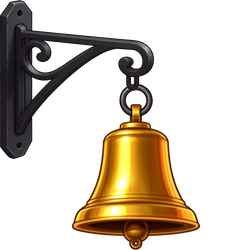
#> input picture src/assets/props/bell-meta-rest-source.png, 240 x 250 px, found by its file name
$ python build-bell-meta.py
#> lines starting #> are read from the running program, lines starting #| are printed output that depends on the picture; after the words box and inside, x2 and y2 are one past the last pixel; in counts of white or black regions, pixels touching at a corner belong together
#!/usr/bin/env python3
"""Gera cinco quadros do sino a partir da imagem de repouso.

O suporte e a argola escura ficam fixos; somente a peça dourada gira
em torno da haste. Todos os quadros têm o mesmo canvas para não saltarem.
"""
from pathlib import Path
from PIL import Image, ImageDraw


SOURCE = Path("src/assets/props/bell-meta-rest-source.png")
OUT = SOURCE.parent
rest = Image.open(SOURCE).convert("RGBA")
#> rest is the input picture: PIL image 240x250 RGBA; mean R, G, B, A 36.7, 26.4, 12.7, 77.9
canvas = (320, 300)
base = Image.new("RGBA", canvas)
#> base: PIL image 320x300 RGBA; every value is 0
base.alpha_composite(rest, (40, 50))
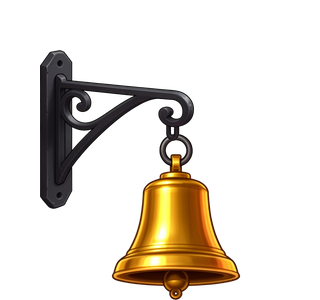
#> base: PIL image 320x300 RGBA; mean R, G, B, A 22.9, 16.5, 7.9, 48.7; transparent parts drawn white

mask = Image.new("L", canvas, 0)
#> mask: PIL image 320x300 L; every value is 0
ImageDraw.Draw(mask).polygon(
    [(166, 153), (181, 153), (184, 167), (202, 180),
     (280, 180), (280, 300), (90, 300), (90, 180),
     (148, 180), (162, 167)],
    fill=255,
)
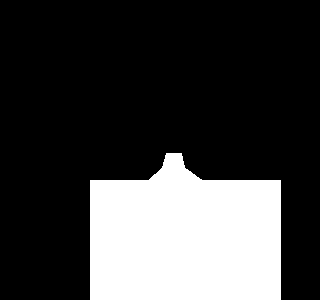
#> mask: PIL image 320x300 L; 24.7% white; 1 white region, box (x1, y1, x2, y2) and area: (90, 153, 281, 300) 23680
bell = Image.new("RGBA", canvas)
bell.paste(base, (0, 0), mask)
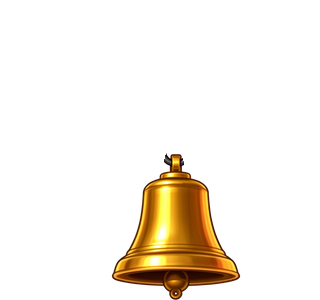
#> bell: PIL image 320x300 RGBA; mean R, G, B, A 18.2, 12, 3, 26.1; transparent parts drawn white
bracket = base.copy()
bracket.paste((0, 0, 0, 0), (0, 0), mask)
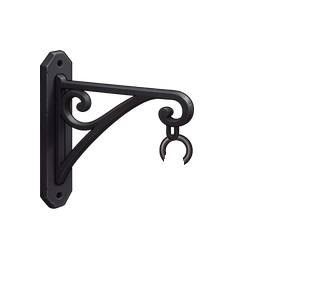
#> bracket: PIL image 320x300 RGBA; mean R, G, B, A 4.7, 4.5, 4.9, 22.6; transparent parts drawn white

for index, angle in enumerate((0, -32, -16, 16, 32), 1):
    moving = bell.rotate(angle, resample=Image.Resampling.BICUBIC, center=(173, 153))
    frame = Image.alpha_composite(moving, bracket)
    frame.save(OUT / f"bell-meta-{index}.png")
    print(f"bell-meta-{index}.png: {frame.size}")
#> this loop made 5 passes
#> pass 2, `frame = Image.alpha_composite(moving, bracket)`:
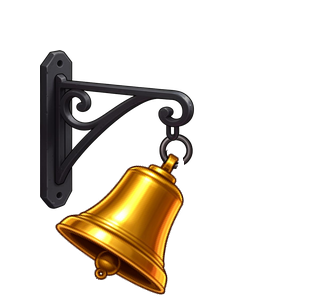
#> frame: PIL image 320x300 RGBA; mean R, G, B, A 22.5, 16.2, 7.8, 48.6; transparent parts drawn white
#> after the loop:
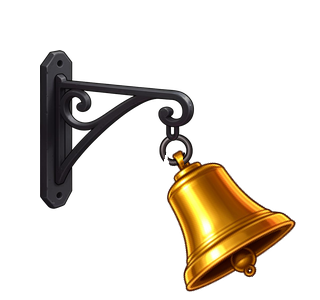
#> frame: PIL image 320x300 RGBA; mean R, G, B, A 22.5, 16.2, 7.8, 48.6; transparent parts drawn white
#> after the loop:
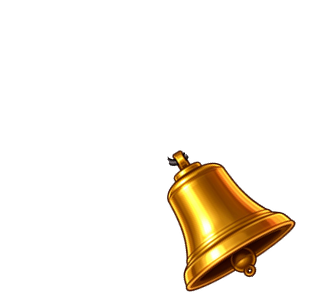
#> moving: PIL image 320x300 RGBA; mean R, G, B, A 17.8, 11.8, 2.9, 26.1; transparent parts drawn white

$ run again, with src/assets/props/bell-1.png copied over src/assets/props/bell-meta-rest-source.png
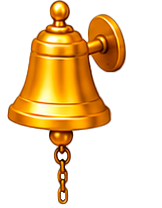
#> input picture src/assets/props/bell-1.png, 162 x 208 px, found by its file name
#> rest is the input picture: PIL image 162x208 RGBA; mean R, G, B, A 65.6, 41.3, 7.5, 77.8
#> `base.alpha_composite(rest, (40, 50))`:
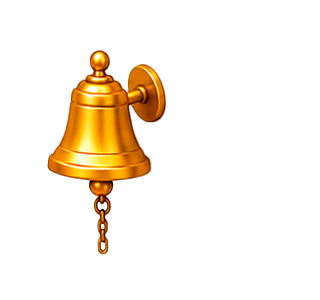
#> base: PIL image 320x300 RGBA; mean R, G, B, A 23, 14.5, 2.6, 27.3; transparent parts drawn white
#> `bell.paste(base, (0, 0), mask)`:
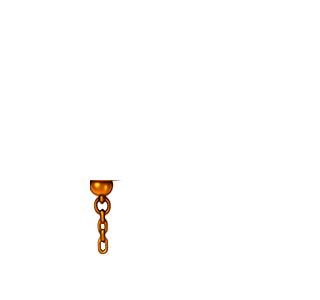
#> bell: PIL image 320x300 RGBA; mean R, G, B, A 1.5, 0.8, 0.2, 2.2; transparent parts drawn white
